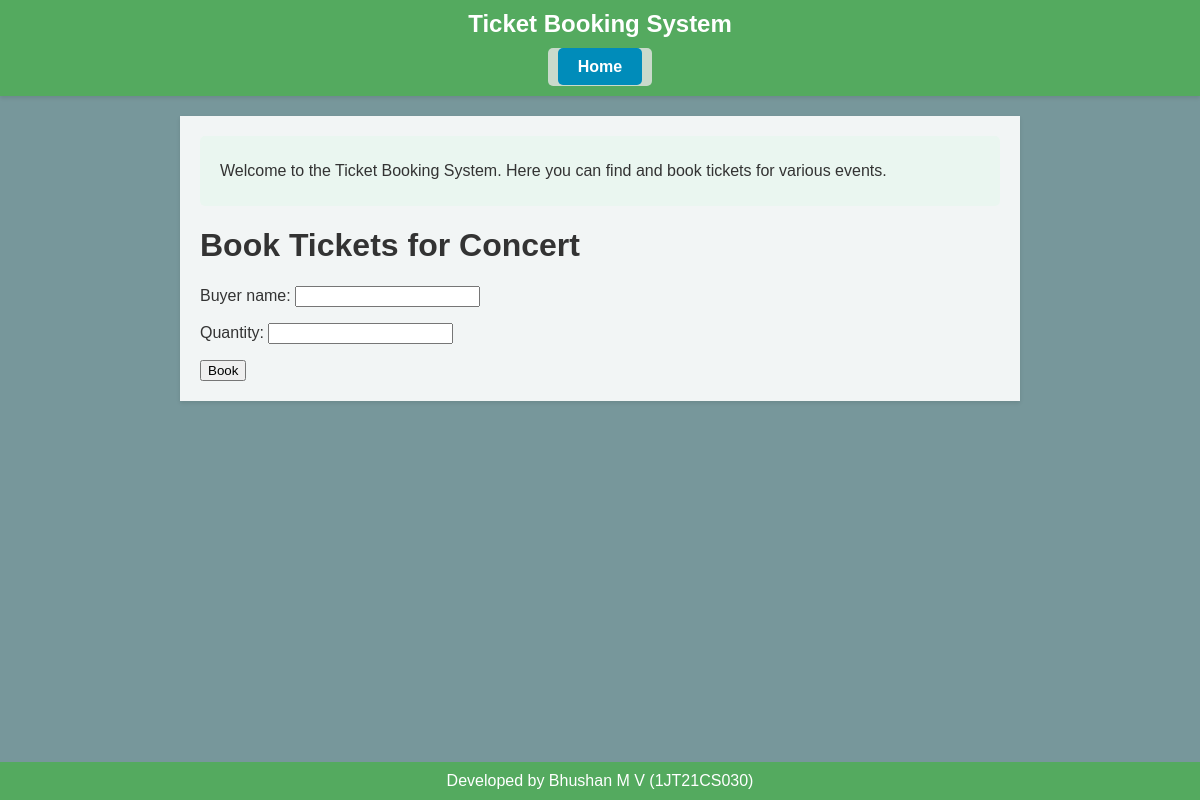
The page /event/1/book/ on the database as committed earlier.
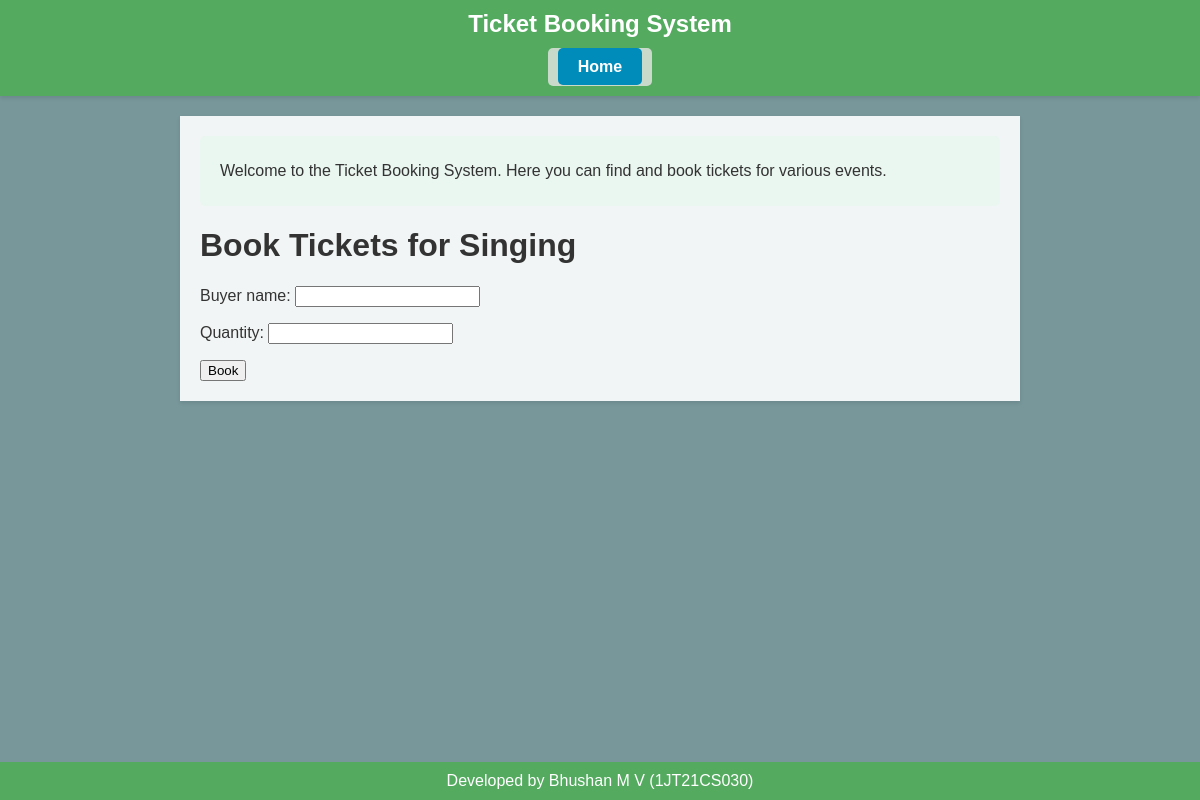
The same page on the database as committed later.
### booking/models.py (models this page shows, shortened)
class Event(models.Model):
    name = models.CharField(max_length=200)
    date = models.DateTimeField()
    location = models.CharField(max_length=200)

### booking/views.py (the view)
# urls.py: path('event/<int:event_id>/book/', views.book_ticket, name='book_ticket'),
def book_ticket(request, event_id):
    event = Event.objects.get(id=event_id)
    if request.method == 'POST':
        form = TicketForm(request.POST)
        if form.is_valid():
            buyer_name = form.cleaned_data['buyer_name']
            quantity = form.cleaned_data['quantity']
            ticket = Ticket(event=event, buyer_name=buyer_name, quantity=quantity)
            ticket.save()
            return redirect('booking_success')  # Redirect to a success page or home page
    else:
        form = TicketForm()
    return render(request, 'booking/book_ticket.html', {'form': form, 'event': event})

### booking/forms.py
class TicketForm(forms.ModelForm):
    class Meta:
        model = Ticket
        fields = ['buyer_name', 'quantity']

### booking/templates/booking/book_ticket.html (shortened to what this page needs)
{% extends "booking/base.html" %}
{% block content %}
<h1>Book Tickets for {{ event.name }}</h1>
<form method="post">
    {{ form.as_p }}
    <button type="submit">Book</button>
</form>
{% endblock %}

Rows that differ between the two databases and show on the page:
changed Event: name "Concert" → "Singing"
